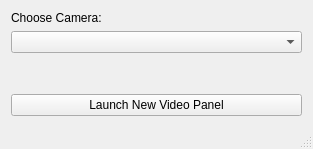
<?xml version="1.0" encoding="UTF-8"?>
<ui version="4.0">
 <class>MainWindow</class>
 <widget class="QMainWindow" name="MainWindow">
  <property name="geometry">
   <rect>
    <x>0</x>
    <y>0</y>
    <width>313</width>
    <height>149</height>
   </rect>
  </property>
  <property name="minimumSize">
   <size>
    <width>130</width>
    <height>77</height>
   </size>
  </property>
  <property name="maximumSize">
   <size>
    <width>500</width>
    <height>400</height>
   </size>
  </property>
  <property name="windowTitle">
   <string>VideoConnector</string>
  </property>
  <widget class="QWidget" name="centralWidget">
   <layout class="QGridLayout" name="gridLayout">
    <item row="2" column="0">
     <widget class="QComboBox" name="cameraBox"/>
    </item>
    <item row="5" column="0">
     <widget class="QPushButton" name="newVideoButton">
      <property name="text">
       <string>Launch New Video Panel</string>
      </property>
     </widget>
    </item>
    <item row="0" column="0">
     <widget class="QLabel" name="label">
      <property name="text">
       <string>Choose Camera:</string>
      </property>
     </widget>
    </item>
    <item row="3" column="0">
     <spacer name="verticalSpacer">
      <property name="orientation">
       <enum>Qt::Vertical</enum>
      </property>
      <property name="sizeHint" stdset="0">
       <size>
        <width>20</width>
        <height>40</height>
       </size>
      </property>
     </spacer>
    </item>
   </layout>
  </widget>
  <widget class="QMenuBar" name="menuBar">
   <property name="geometry">
    <rect>
     <x>0</x>
     <y>0</y>
     <width>313</width>
     <height>21</height>
    </rect>
   </property>
  </widget>
  <widget class="QStatusBar" name="statusBar"/>
 </widget>
 <layoutdefault spacing="6" margin="11"/>
 <resources/>
 <connections/>
</ui>
